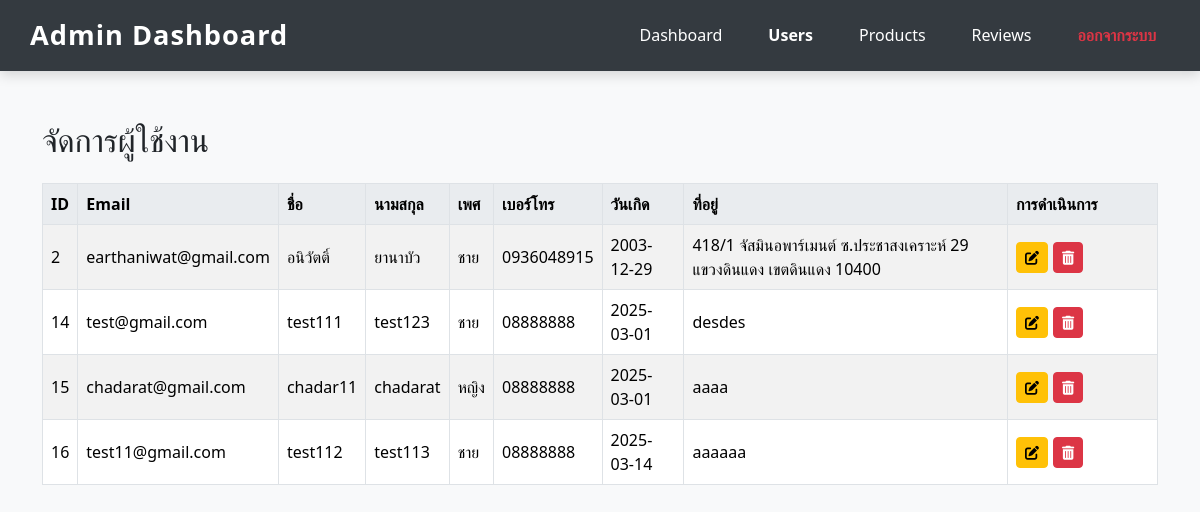
Page /admin_users.php (signed in) on the earlier database version.
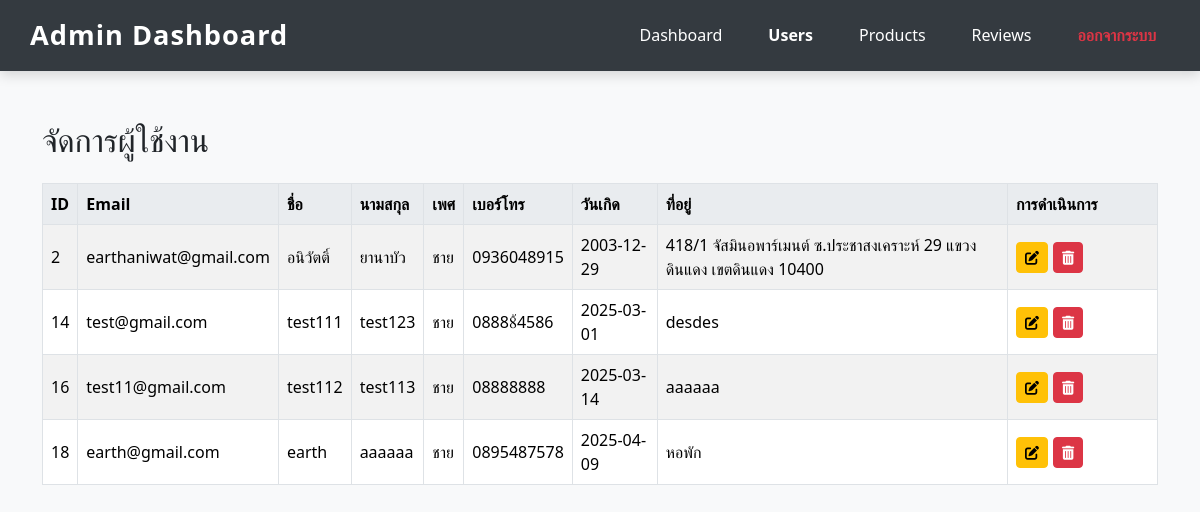
Same page on the later database version.
### tables this page shows
CREATE TABLE `users` (
  `user_id` int(10) NOT NULL,
  `email` varchar(255) NOT NULL,
  `password` varchar(255) NOT NULL,
  `firstname` varchar(255) NOT NULL,
  `lastname` varchar(255) NOT NULL,
  `gender` varchar(15) NOT NULL,
  `tel` varchar(10) NOT NULL,
  `birth_date` date NOT NULL,
  `address` text NOT NULL,
  `community` varchar(255) NOT NULL,
  `user_type` varchar(15) NOT NULL DEFAULT 'user',
  `profile_image` varchar(255) DEFAULT NULL
);

### admin_users.php (the view, shortened to what this page needs)
<?php
    require "connection.php";
    $sql_users = "SELECT user_id, email, firstname, lastname, gender, tel, birth_date, address
                  FROM users
                  WHERE user_type = 'user'
                  ORDER BY user_id ASC";
    $result_users = mysqli_query($conn, $sql_users);
?>
<!DOCTYPE html>
<html lang="th">
<head>
    <link href="https://cdn.jsdelivr.net/npm/bootstrap@5.3.3/dist/css/bootstrap.min.css" rel="stylesheet">
    <link rel="stylesheet" href="https://cdnjs.cloudflare.com/ajax/libs/font-awesome/6.5.1/css/all.min.css">
</head>
<body>
    <div class="admin-navbar">
        <div class="navbar-brand">Admin Dashboard</div>
        <div class="navbar-nav">
            <a href="adminPage.php" class="nav-link">Dashboard</a>
            <a href="admin_users.php" class="nav-link active">Users</a>
            <a href="admin_product.php" class="nav-link">Products</a>
            <a href="admin_reviews.php" class="nav-link">Reviews</a>
            <a href="logout.php" class="nav-link logout-link">ออกจากระบบ</a>
        </div>
    </div>
    <div class="container">
        <h2 class="mb-4">จัดการผู้ใช้งาน</h2>
        <div class="table-responsive">
            <table class="table table-striped table-bordered table-hover">
                <thead>
                    <tr>
                        <th>ID</th>
                        <th>Email</th>
                        <th>ชื่อ</th>
                        <th>นามสกุล</th>
                        <th>เพศ</th>
                        <th>เบอร์โทร</th>
                        <th>วันเกิด</th>
                        <th>ที่อยู่</th>
                        <th style="width: 150px;">การดำเนินการ</th>
                    </tr>
                </thead>
                <tbody>
                    <?php
                    if ($result_users && mysqli_num_rows($result_users) > 0) {
                        while ($user = mysqli_fetch_assoc($result_users)) {
                            echo "<tr>";
                            echo "<td>" . $user['user_id'] . "</td>";
                            echo "<td>" . htmlspecialchars($user['email']) . "</td>";
                            echo "<td>" . htmlspecialchars($user['firstname']) . "</td>";
                            echo "<td>" . htmlspecialchars($user['lastname']) . "</td>";
                            echo "<td>" . htmlspecialchars($user['gender']) . "</td>";
                            echo "<td>" . htmlspecialchars($user['tel']) . "</td>";
                            echo "<td>" . htmlspecialchars($user['birth_date']) . "</td>";
                            echo "<td>" . htmlspecialchars($user['address']) . "</td>";
                            echo "<td class='action-buttons'>";
                            echo '<a href="admin_edit_user.php?user_id=' . $user['user_id'] . '" class="btn btn-warning btn-sm" title="แก้ไข">
                                    <i class="fas fa-edit"></i>
                                  </a>';
                            echo '<a href="admin_delete_user.php?user_id=' . $user['user_id'] . '" class="btn btn-danger btn-sm" title="ลบ" onclick="return confirm(\'คุณแน่ใจหรือไม่ว่าต้องการลบผู้ใช้ ' . htmlspecialchars($user['firstname'] . ' ' . $user['lastname']) . '?\');">
                                    <i class="fas fa-trash-alt"></i>
                                  </a>';
                            echo "</td>";
                            echo "</tr>";
                        }
                    } else {
                        echo '<tr><td colspan="9" class="text-center">ไม่พบข้อมูลผู้ใช้งาน</td></tr>';
                    }
                    ?>
                </tbody>
            </table>
        </div>
    </div>
</body>
</html>

Differences in the rows shown:
removed users: user_id "15", email "chadarat@gmail.com", firstname "chadar11", lastname "chadarat", gender "หญิง", tel "08888888", birth_date "2025-03-01", address "aaaa"
changed users "test@gmail.com": tel "08888888" → "08888้4586"
added users: user_id "18", email "earth@gmail.com", firstname "earth", lastname "aaaaaa", gender "ชาย", tel "0895487578", birth_date "2025-04-09", address "หอพัก"
